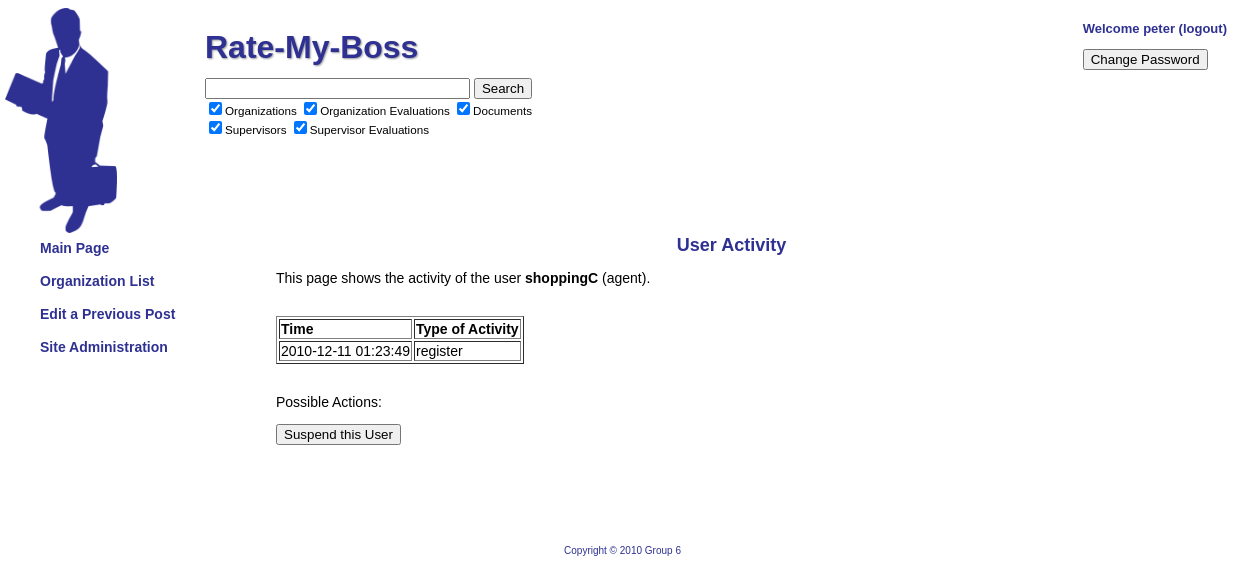
The app's page /index.php?page=siteadmin&id=7 (signed in) with its own data.
### tables this page shows
create table user
(
userId INT NOT NULL AUTO_INCREMENT,
name VARCHAR(40) NOT NULL,
password VARCHAR(40) NOT NULL,
type VARCHAR(40) NOT NULL,
question1 VARCHAR(100) NOT NULL,
question2 VARCHAR(100) NOT NULL,
question3 VARCHAR(100) NOT NULL,
answer1 VARCHAR(40) NOT NULL,
answer2 VARCHAR(40) NOT NULL,
answer3 VARCHAR(40) NOT NULL,
isPending INT NOT NULL,
PRIMARY KEY (userId)
);

create table userActivity
(
time TIMESTAMP DEFAULT CURRENT_TIMESTAMP NOT NULL,
userId INT NOT NULL,
type VARCHAR(40) NOT NULL,
PRIMARY KEY (time, userId, type),
FOREIGN KEY (userId) REFERENCES user
);

### php/pages/siteadminid.php (the view, shortened to what this page needs)
	<div class="main">
			<h1>User Activity</h1>
<?php
if ($_GET['id'] == 0) {
	include "../php/opendb.php";
	$query = "SELECT a.time, u.name, u.type, a.type FROM userActivity a JOIN user u ON a.userId=u.userId";
	$result = mysql_query($query);
	include "../php/closedb.php";
	echo "
		<p>This page shows the site activity for all users. If you wish to see the activities for
		a specific user, or see possible actions you can take against a user, return to the 'Site
		Administration' page and select the user.</p><br />
		<table border='1'>
		<tr>
		<td><strong>Time</strong></td>
		<td><strong>User Name</strong></td>
		<td><strong>User Type</strong></td>
		<td><strong>Type of Activity</strong></td>
		</tr>
		";
	while ($row = mysql_fetch_array($result)) {
		echo "
		<tr>
		<td>$row[time]</td>
		<td>$row[name]</td>
		<td>$row[type]</td>
		<td>$row[type]</td>
		</tr>";
	}
	echo "</table>";
}
else {
	$query = "SELECT * FROM userActivity WHERE userId=$_GET[id]";
	$result = mysql_query($query);
	$subquery = "SELECT * FROM user WHERE userId=$_GET[id]";
	$subresult = mysql_query($subquery);
	$subrow = mysql_fetch_array($subresult);
	echo "
		<p>This page shows the activity of the user <strong>$subrow[name]</strong> ($subrow[type]).</p><br />
		<table border='1'>
		<tr>
		<td><strong>Time</strong></td>
		<td><strong>Type of Activity</strong></td>
		</tr>
		";
	while ($row = mysql_fetch_array($result)) {
		echo "
		<tr>
		<td>$row[time]</td>
		<td>$row[type]</td>
		</tr>";
	}
	echo "</table>";
	if ($subrow['type'] != "admin" && $subrow['type'] != "finance") {
		echo "
			<br /><p>Possible Actions:
			<form action='' method='post'>
			<input type='submit' name='suspend' value='Suspend this User'/></form></p>
			";
	}
}
?>
	</div>

### www/style.css (style rules this page uses)
body { font-family: Helvetica, Arial, sans-serif; font-size: 14px; color: #000000; }
h1 { font-size: 18px; font-weight: bold; color: #2E3192; text-align: center; }
strong { font-weight: bold; }
.main { margin-top: 168px; margin-left: 268px; margin-right: 50px; }

### records on screen
user: name "shoppingC", type "agent"
useractivity: time "2010-12-11 01:23:49", type "register"

### other values on screen
$_SESSION['username'] "peter"
